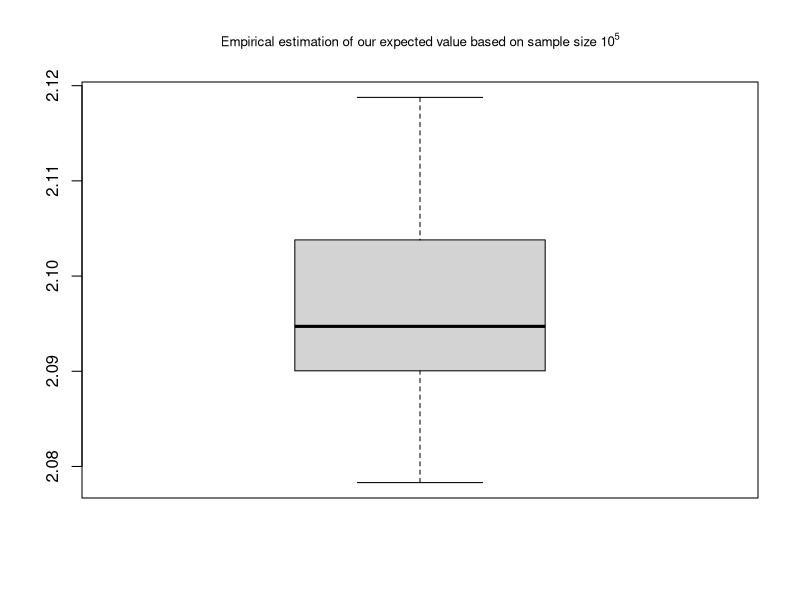
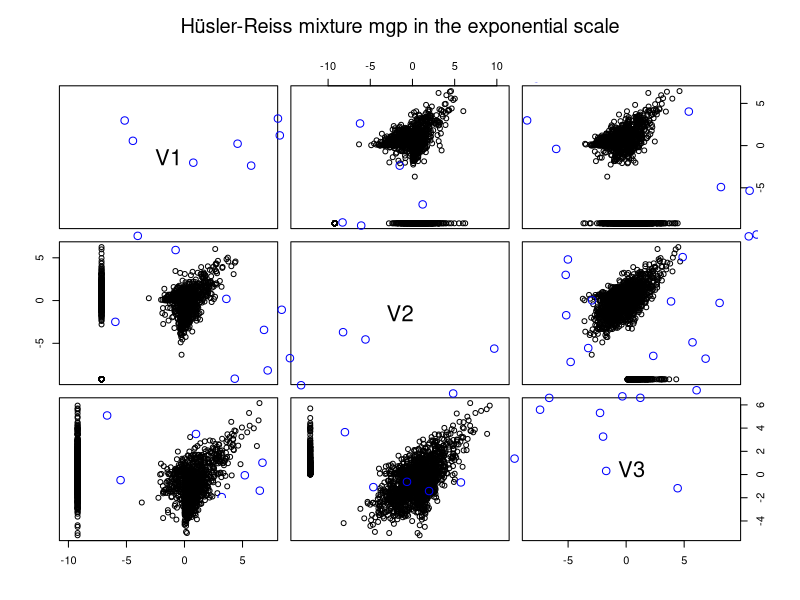
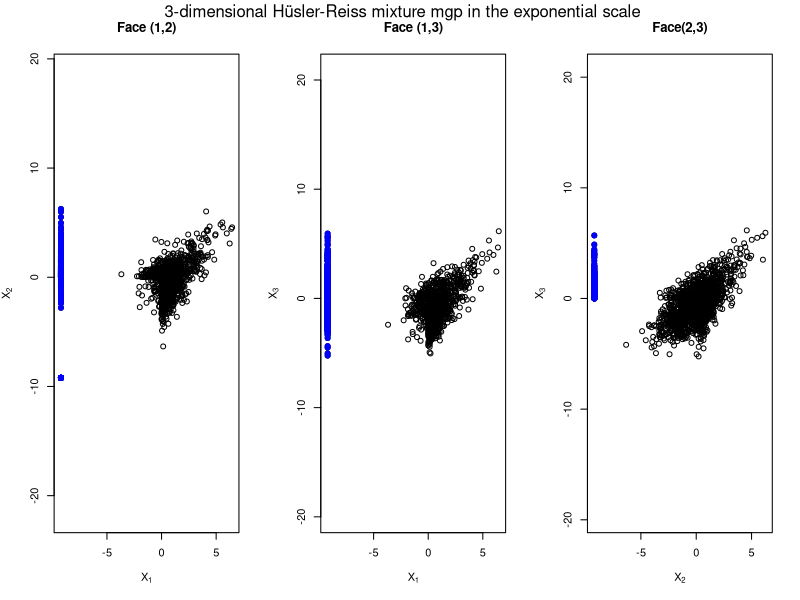
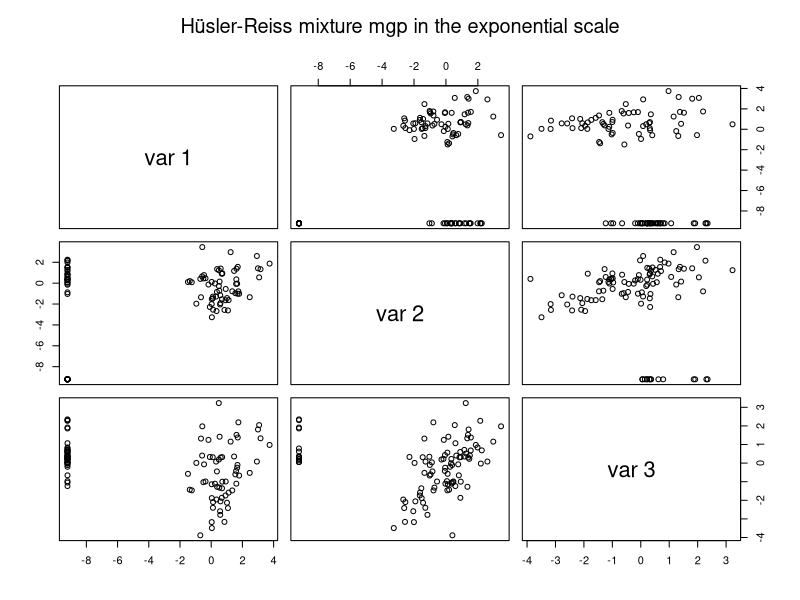
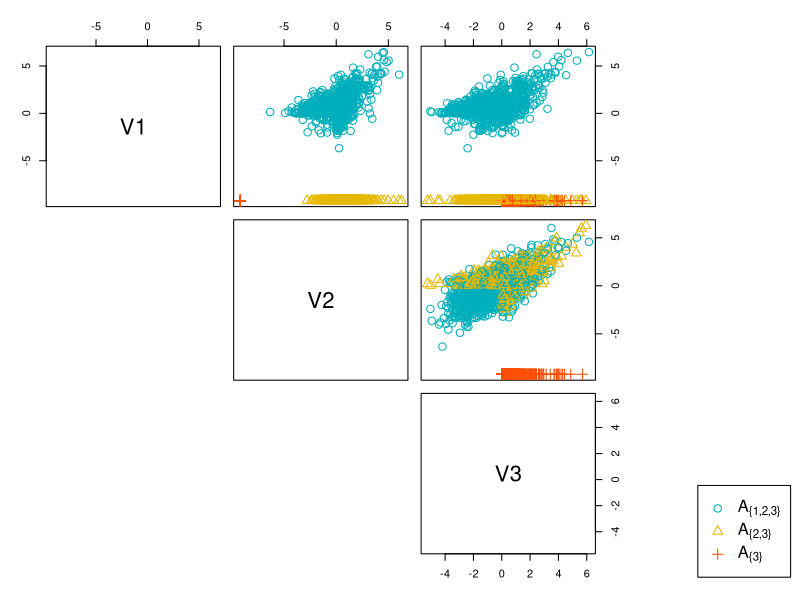

Reproduce these figures in R, in order.
## ---- chunk 1
knitr::opts_chunk$set(echo = TRUE)
## ---- chunk 2
matrix_transformation <- function(Sigma) {
  gamma <- (as.matrix(rep(1, nrow(Sigma))) %*% diag(Sigma)) / 2 + (as.matrix(diag(Sigma)) %*% rep(1, nrow(Sigma))) / 2 - Sigma
  diag(gamma) <- diag(Sigma) / 2
  return(gamma)
}
## ---- chunk 3
calculus_of_eta <- function(i, mu, gamma) {
  eta <- (gamma[i, -i] / 2)^(1 / 2) + (mu[i] + diag(gamma)[i] - mu[-i] - diag(gamma)[-i]) / (2 * gamma[i, -i])^(1 / 2)
  return(eta)
}
## ---- chunk 4
calculus_of_R <- function(i, gamma) {
  R <- (as.matrix(gamma[i, -i]) %*% rep(1, nrow(gamma) - 1) + t(as.matrix(gamma[i, -i]) %*% rep(1, nrow(gamma) - 1)) - gamma[-i, -i]) / (2 * (as.matrix(gamma[i, -i]) %*% rep(1, nrow(gamma) - 1) * t(as.matrix(gamma[i, -i]) %*% rep(1, nrow(gamma) - 1)))^(1 / 2))
  diag(R) <- 1
  return(R)
}
## ---- chunk 5
case_d_2 <- function(mu, Gamma) {
  expec <- exp(mu[1] + diag(Gamma)[1]) * pnorm(((2 * Gamma[1, 2])^(1 / 2)) / (2) - ((mu[2] - mu[1] + (diag(Gamma)[2] - diag(Gamma)[1])) / ((2 * Gamma[1, 2])^(1 / 2))), mean = 0, sd = 1) + exp(mu[2] + diag(Gamma)[2]) * pnorm(((2 * Gamma[1, 2])^(1 / 2)) / (2) - ((mu[1] - mu[2] + (diag(Gamma)[1] - diag(Gamma)[2])) / ((2 * Gamma[1, 2])^(1 / 2))), mean = 0, sd = 1)
  return(expec)
}
## ---- chunk 6
library(MASS)
calculus_d <- function(d, Sigma, mu) {
  if (d == 1) {
    return(exp(mu + (Sigma / 2)))
  } else {
    expectedvalue <- 0
    gamma <- matrix_transformation(Sigma)

    if (d == 2) {
      return(case_d_2(mu, gamma))
    } else {
      for (i in 1:d)
      {
        # Computing eta
        eta <- calculus_of_eta(i, mu, gamma)
        # Computing R
        R <- calculus_of_R(i, gamma)
        expectedvalue <- expectedvalue + exp(mu[i] + gamma[i, i]) * pmvnorm(mean = rep(0, d - 1), corr = R, lower = rep(-Inf, d - 1), upper = eta)
      }
      return(expectedvalue)
    }
  }
}
## ---- chunk 7
library(MASS)
library(mvtnorm)
Test <- function(n, d, mup, Sigmap) {
  if (d == 1) {
    U <- rnorm(n, mean = mup, sd = Sigmap)
    return(sum(exp(U)) / n)
  } else {
    U <- mvrnorm(n, mu = mup, Sigma = Sigmap)
    f <- function(t) exp(max(t))
    s <- apply(U, 1, f)
    return(sum(s) / n)
  }
}
Sigma_1 <- matrix(0, nrow = 3, ncol = 3)
Sigma_1[1, ] <- c(1, 11 / 12, 8 / 9)
Sigma_1[2, ] <- c(11 / 12, 1, 10 / 11)
Sigma_1[3, ] <- c(8 / 9, 10 / 11, 1)
vector_test <- rep(0, 50)
for (i in 1:50) {
  vector_test[i] <- Test(100000, 3, rep(0, 3), Sigma_1)
}
boxplot(  vector_test,  main = expression(paste("Empirical estimation of our expected value based on sample size ",N=10^5)),    cex.main=0.8)
## ---- chunk 8
calculus_d(3, Sigma_1, rep(0, 3))
## ---- chunk 9
library(mvtnorm)

function_mass_of_scenario <- function(d, k, list_of_k_matrices, A) # A is a (dxk) matrix and Sigma is a (dxd) matrix
{
  mass <- rep(0, k)

  # the element pi[j] will contain the mass of the j-th scenario
  for (j in 1:k) {
    dimension <- length(which(A[, j] > 0))
    mu <- log(k * A[which(A[, j] > 0), j]) - (1 / 2) * diag(list_of_k_matrices[[j]])[which(A[, j] > 0)]
    Sigma <- list_of_k_matrices[[j]][which(A[, j] > 0), which(A[, j] > 0)]
    pi[j] <- calculus_d(dimension, Sigma, mu)
  }



  pi <- pi / sum(pi)
  return(pi)
}
## ---- chunk 10
library(mvtnorm)
LDOE <- function(t) {
  s <- exp(t)
  return(max(s) / sum(s))
}
simulation_of_mixture <- function(d, k, Sigma, A) {
  T <- rep(0, d)
  vector_mass_of_scenario <- function_mass_of_scenario(d, k, Sigma, A)
  print(vector_mass_of_scenario)
  U1 <- sample(c(1:k), prob = vector_mass_of_scenario, size = 1)
  cluster <- which(A[, U1] > 0)
  T[-cluster] <- -Inf
  mass_of_density <- (A[cluster, U1]) / sum(A[cluster, U1])
  if (length(cluster) == 1) {
    U2 <- cluster
  } else {
    U2 <- sample(cluster, prob = mass_of_density, size = 1)
  }
  T[cluster] <- mvrnorm(1, mu = -(1 / 2) * diag(Sigma[[U1]])[cluster] + log(k * A[cluster, U1]) + Sigma[[U1]][cluster, U2], Sigma = Sigma[[U1]][cluster, cluster])
  U0 <- runif(1, min = 0, max = 1)
  while (U0 > LDOE(T)) {
    T[cluster] <- mvrnorm(1, mu = -(1 / 2) * diag(Sigma[[U1]])[cluster] + log(k * A[cluster, U1]) + Sigma[[U1]][cluster, U2], Sigma = Sigma[[U1]][cluster, cluster])
    U0 <- runif(1, min = 0, max = 1)
  }



  E <- rexp(1, 1)
  Y <- exp(T - max(T) + E) - 1
  return(Y)
}
## ---- chunk 11
N_simulation_of_mixture <- function(d, k, list_of_matrices, A, N) {
  N_simulation <- replicate(N, simulation_of_mixture(d, k, list_of_matrices, A))

  return(N_simulation)
}
## ---- chunk 12
Sigma <- matrix(0, nrow = 3, ncol = 3)
Sigma[1, ] <- c(1.6, 10 / 11, 10 / 11)
Sigma[2, ] <- c(10 / 11, 1.6, 10 / 11)
Sigma[3, ] <- c(10 / 11, 10 / 11, 1.6)
A <- matrix(0, nrow = 3, ncol = 3)
A[1, ] <- c(1, 0, 0)
A[2, ] <- c(1 / 2, 1 / 2, 0)
A[3, ] <- c(1 / 3, 1 / 3, 1 / 3)
x <- N_simulation_of_mixture(3, 3, list(Sigma, Sigma, Sigma), A, 2000)
x1<-x[,which(x[1,]>-1 & x[2,]>-1 & x[3,]>-1)]


# Using as.data.frame

plot(as.data.frame(t(log(x + 1 + 0.0001))), main = expression(paste("Hüsler-Reiss mixture mgp in the exponential scale")), asp = 1)
points(as.data.frame(t(log(x1 + 1 + 0.0001))), col="blue")
## ---- chunk 13
# Ploting on each face
# Face (1,2)
a <- log(x[c(1, 2), ] + 1 + 0.0001)
a <- as.matrix(a)
index <- which(x[1, ] == -1 | x[2, ] == -1)
a1 <- log(x[c(1, 2), index] + 1 + 0.0001)
a1 <- as.matrix(a1)

# Face (1,3)
b <- log(x[c(1, 3), ] + 1 + 0.0001)
b <- as.matrix(b)
index <- which(x[1, ] == -1 | x[3, ] == -1)
b1 <- log(x[c(1, 3), index] + 1 + 0.0001)
b1 <- as.matrix(b1)
# Face (2,3)
c <- log(x[c(2, 3), ] + 1 + 0.0001)
c <- as.matrix(c)
index <- which(x[2, ] == -1 | x[3, ] == -1)
c1 <- log(x[c(2, 3), index] + 1 + 0.0001)
c1 <- as.matrix(c1)

par(mfrow = c(1, 3))
#####
plot(a[2, ] ~ a[1, ], xlab = expression(X[1]), ylab = expression(X[2]), main = "Face (1,2)", asp = 1)
points(a1[2, ] ~ a1[1, ], col = "blue", pch = 19)
#####
plot(b[2, ] ~ b[1, ], xlab = expression(X[1]), ylab = expression(X[3]), main = "Face (1,3)", asp = 1)
points(b1[2, ] ~ b1[1, ], col = "blue", pch = 19)
#####
plot(c[2, ] ~ c[1, ], xlab = expression(X[2]), ylab = expression(X[3]), main = "Face(2,3)", asp = 1)
points(c1[2, ] ~ c1[1, ], col = "blue", pch = 19)
mtext(" 3-dimensional Hüsler-Reiss mixture mgp in the exponential scale", side = 3, line = -1.5, outer = TRUE)

# Using the function pairs
y <- matrix(0, nrow = 100, ncol = 3)
for (i in 1:100) {
  y[i, ] <- log(x[, i] + 1 + 0.0001)
}


pairs(y, main = expression(paste("Hüsler-Reiss mixture mgp in the exponential scale")))


new<-rep(0,2000)
new[which(x[1, ] > -1 | x[2, ] > -1 | x[3, ] > -1)]<-1
new[which(x[1, ] == -1 & x[2, ] > -1 & x[3,]>-1)]<-2
new[which(x[1, ] == -1 & x[2, ] == -1 & x[3,]>-1)]<-3

w1<-length(which(new==1))
w2<-length(which(new==2))
w3<-length(which(new==3))
print(w1/2000)
print(w2/2000)
print(w3/2000)


x<-as.data.frame(t(log(x + 1 + 0.0001)))
x$new<-new

#plot(x[x$new==1,c(1,2)], col = "red", xlim=c(-10,5), ylim=c(-10,5))
#points(x[x$new==2,c(1,2)], col = "green")
my_cols <- c("#00AFBB", "#E7B800", "#FC4E07") 

pairs(x[,-4],pch=c(1,2,3)[x$new], col = my_cols[x$new],cex=1.5, mar=c(30,5,1,1), lower.panel = NULL, oma=c(3,3,3,15))
par(xpd = TRUE)


legend("bottomright", # Where should the legend box be placed?
       # other possibilities : bottomleft, topright, bottomright, 
       # or by specifying the coordinate of the topleft point of 
       pch = c(1,2,3), # shape of the points used in the graph
       col = my_cols, # color of the points used in the graph
       legend = c(expression(A["{1,2,3}"]), expression(A["{2,3}"]), expression(A["{3}"])),
       cex=1.5
       # labels for the groups.
)



# index1<-which( (x[1,]==-1) | (x[2,]==-1) )
# points(   log(x[c(1,2),index1]+1+0.001), col = "blue", pch = 19)
# plot(as.data.frame(t(log(x+1+0.0001))), main = expression(paste("Hüsler-Reiss mixture mgp in the exponential scale" )))
extremal_coeficient_111<-function(Sigma){
  return(calculus_d(3, Sigma, -(1/2)*diag(Sigma)+ c(0,log(1/2), log(1/3))) + calculus_d(2, Sigma[2:3,2:3], -(1/2)*diag(Sigma[2:3,2:3])+ c(log(1/2), log(1/3))) +1/3  )
}
extremal_coeficient_111(Sigma)
extremal_coeficient_011<-function(Sigma){
  return(2*calculus_d(2, Sigma[2:3,2:3], -(1/2)*diag(Sigma[2:3,2:3])+ c(log(1/2), log(1/3))) +1/3  )
}
extremal_coeficient_011(Sigma)
